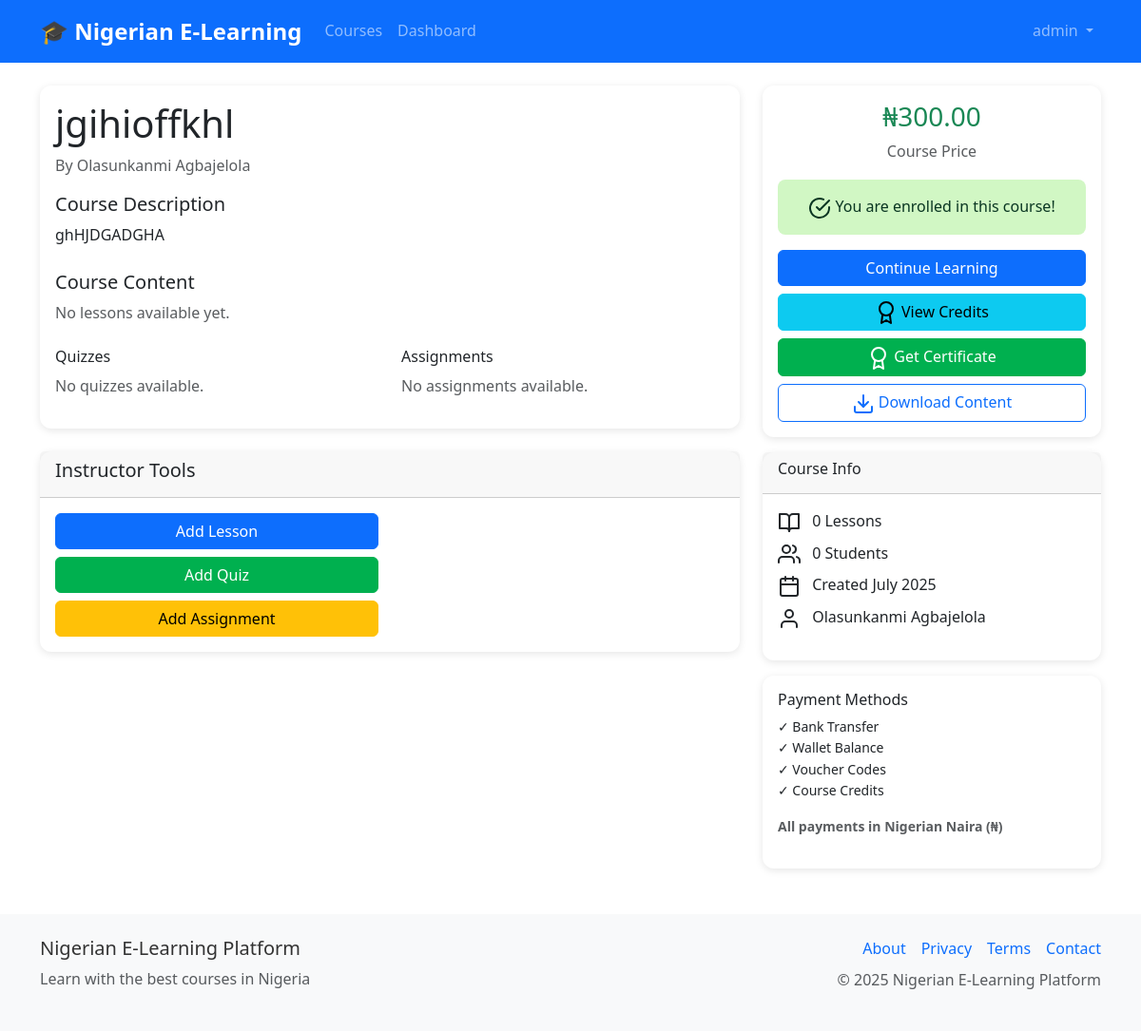
Page /courses/1 (signed in) on the committed database.
### models.py (models this page shows, shortened)
class User(UserMixin, db.Model):
    id = db.Column(db.Integer, primary_key=True)
    username = db.Column(db.String(80), unique=True, nullable=False)
    email = db.Column(db.String(120), unique=True, nullable=False)
    password_hash = db.Column(db.String(256), nullable=False)
    role = db.Column(db.String(20), nullable=False, default='student')  # admin, instructor, tutor, student
    first_name = db.Column(db.String(50))
    last_name = db.Column(db.String(50))
    active = db.Column(db.Boolean, default=True)
    banned = db.Column(db.Boolean, default=False)
    ban_reason = db.Column(db.Text)
    email_verified = db.Column(db.Boolean, default=False)
    verification_token = db.Column(db.String(100))
    password_reset_token = db.Column(db.String(100))
    password_reset_expires = db.Column(db.DateTime)
    email_verification_token = db.Column(db.String(100))
    email_verification_expires = db.Column(db.DateTime)
    premium_user = db.Column(db.Boolean, default=False)
    instructor_verified = db.Column(db.Boolean, default=False)
    badge_level = db.Column(db.String(20), default='basic')  # basic, bronze, silver, gold, premium
    wallet_balance = db.Column(db.Float, default=0.0)
    course_credits = db.Column(db.Integer, default=0)
    created_at = db.Column(db.DateTime, default=datetime.utcnow)
    last_login = db.Column(db.DateTime)
    courses_created = db.relationship('Course', foreign_keys='Course.instructor_id', backref='instructor', lazy='dynamic')
    enrollments = db.relationship('Enrollment', backref='student', lazy='dynamic')
    payments = db.relationship('Payment', backref='user', lazy='dynamic')
    wallet_transactions = db.relationship('WalletTransaction', backref='user', lazy='dynamic')
    quiz_attempts = db.relationship('QuizAttempt', backref='user', lazy='dynamic')
    assignment_submissions = db.relationship('AssignmentSubmission', backref='user', lazy='dynamic')
    course_credits = db.relationship('CourseCredit', backref='student_credit', lazy='dynamic')
    withdrawal_requests = db.relationship('WithdrawalRequest', foreign_keys='WithdrawalRequest.tutor_id', backref='tutor', lazy='dynamic')
    def can_access_course(self, course):
        if self.role in ['admin', 'instructor', 'tutor']:
            return True

class Course(db.Model):
    id = db.Column(db.Integer, primary_key=True)
    title = db.Column(db.String(200), nullable=False)
    description = db.Column(db.Text)
    price = db.Column(db.Float, nullable=False, default=0.0)
    instructor_id = db.Column(db.Integer, db.ForeignKey('user.id'), nullable=False)
    is_active = db.Column(db.Boolean, default=True)
    approval_status = db.Column(db.String(20), default='pending')  # pending, approved, rejected
    approved_by = db.Column(db.Integer, db.ForeignKey('user.id'))  # admin who approved
    approved_at = db.Column(db.DateTime)
    rejection_reason = db.Column(db.Text)
    min_credits_for_certificate = db.Column(db.Integer, default=70)  # Minimum credits needed for certificate
    total_available_credits = db.Column(db.Integer, default=100)     # Total credits available in course
    created_at = db.Column(db.DateTime, default=datetime.utcnow)
    updated_at = db.Column(db.DateTime, default=datetime.utcnow, onupdate=datetime.utcnow)
    lessons = db.relationship('Lesson', backref='course', lazy='dynamic', cascade='all, delete-orphan')
    enrollments = db.relationship('Enrollment', backref='course', lazy='dynamic', cascade='all, delete-orphan')
    quizzes = db.relationship('Quiz', backref='course', lazy='dynamic', cascade='all, delete-orphan')
    assignments = db.relationship('Assignment', backref='course', lazy='dynamic', cascade='all, delete-orphan')
    course_credits = db.relationship('CourseCredit', backref='course', lazy='dynamic', cascade='all, delete-orphan')
    course_vouchers = db.relationship('Voucher', foreign_keys='Voucher.course_id', backref='course', lazy='dynamic', cascade='all, delete-orphan')

### routes.py (the view)
@app.route('/courses/<int:course_id>')
def course_detail(course_id):
    course = Course.query.get_or_404(course_id)
    if not current_user.is_authenticated or current_user.role not in ['admin', 'instructor', 'tutor']:
        if course.approval_status != 'approved':
            flash('Course not available', 'danger')
            return redirect(url_for('courses'))
    elif current_user.role == 'tutor' and course.instructor_id != current_user.id and course.approval_status != 'approved':
        flash('Course not available', 'danger')
        return redirect(url_for('courses'))
    user_enrolled = False
    if current_user.is_authenticated:
        user_enrolled = current_user.can_access_course(course)
    return render_template('courses/detail.html', course=course, user_enrolled=user_enrolled)

### templates/courses/detail.html (shortened to what this page needs)
{% extends "base.html" %}
{% block content %}
<div class="row">
    <div class="col-lg-8">
        <div class="card">
            <div class="card-body">
                <h1>{{ course.title }}</h1>
                <p class="text-muted mb-3">By {{ course.instructor.first_name }} {{ course.instructor.last_name }}</p>
                {% if course.description %}
                <div class="mb-4">
                    <h5>Course Description</h5>
                    <p>{{ course.description|safe }}</p>
                </div>
                {% endif %}
                <div class="mb-4">
                    <h5>Course Content</h5>
                    {% set lessons = course.lessons.order_by('order').all() %}
                    {% if lessons %}
                    <div class="list-group">
                        {% for lesson in lessons %}
                        <div class="list-group-item d-flex justify-content-between align-items-center">
                            <div>
                                <h6 class="mb-1">{{ lesson.title }}</h6>
                                <small class="text-muted">
                                    {% if lesson.content_type == 'text' %}
                                    <i data-feather="file-text"></i> Text Content
                                    {% elif lesson.content_type == 'pdf' %}
                                    <i data-feather="file"></i> PDF Document
                                    {% elif lesson.content_type == 'video' %}
                                    <i data-feather="play-circle"></i> Video
                                    {% endif %}
                                </small>
                            </div>
                            {% if user_enrolled %}
                            <a href="{{ url_for('view_lesson', lesson_id=lesson.id) }}" class="btn btn-sm btn-outline-primary">View</a>
                            {% else %}
                            <i data-feather="lock" class="text-muted"></i>
                            {% endif %}
                        </div>
                        {% endfor %}
                    </div>
                    {% else %}
                    <p class="text-muted">No lessons available yet.</p>
                    {% endif %}
                </div>
                {% if user_enrolled %}
                <div class="row">
                    <div class="col-md-6">
                        <h6>Quizzes</h6>
                        {% set quizzes = course.quizzes.filter_by(is_active=True).all() %}
                        {% if quizzes %}
                        <ul class="list-unstyled">
                            {% for quiz in quizzes %}
                            <li class="mb-2">
                                <a href="{{ url_for('take_quiz', quiz_id=quiz.id) }}">{{ quiz.title }}</a>
                                <small class="text-muted d-block">{{ quiz.time_limit }} minutes</small>
                            </li>
                            {% endfor %}
                        </ul>
                        {% else %}
                        <p class="text-muted">No quizzes available.</p>
                        {% endif %}
                    </div>
                    <div class="col-md-6">
                        <h6>Assignments</h6>
                        {% set assignments = course.assignments.filter_by(is_active=True).all() %}
                        {% if assignments %}
                        <ul class="list-unstyled">
                            {% for assignment in assignments %}
                            <li class="mb-2">
                                <a href="{{ url_for('submit_assignment', assignment_id=assignment.id) }}">{{ assignment.title }}</a>
                                {% if assignment.due_date %}
                                <small class="text-muted d-block">Due: {{ assignment.due_date.strftime('%Y-%m-%d') }}</small>
                                {% endif %}
                            </li>
                            {% endfor %}
                        </ul>
                        {% else %}
                        <p class="text-muted">No assignments available.</p>
                        {% endif %}
                    </div>
                </div>
                {% endif %}
            </div>
        </div>
        {% if current_user.is_authenticated and (current_user.role == 'admin' or current_user.id == course.instructor_id) %}
        <div class="card mt-4">
            <div class="card-header">
                <h5>Instructor Tools</h5>
            </div>
            <div class="card-body">
                <div class="row">
                    <div class="col-md-6">
                        <div class="d-grid gap-2">
                            <a href="{{ url_for('create_lesson', course_id=course.id) }}" class="btn btn-primary">Add Lesson</a>
                            <a href="{{ url_for('create_quiz', course_id=course.id) }}" class="btn btn-success">Add Quiz</a>
                            <a href="{{ url_for('create_assignment', course_id=course.id) }}" class="btn btn-warning">Add Assignment</a>
                        </div>
                    </div>
                </div>
            </div>
        </div>
        {% endif %}
    </div>
    <div class="col-lg-4">
        <div class="card">
            <div class="card-body text-center">
                <h3 class="text-success">{{ course.price|currency }}</h3>
                <p class="text-muted">Course Price</p>
                {% if current_user.is_authenticated %}
                    {% if user_enrolled %}
                    <div class="alert alert-success">
                        <i data-feather="check-circle"></i>
                        You are enrolled in this course!
                    </div>
                    <div class="d-grid gap-2">
                        <a href="#lessons" class="btn btn-primary">Continue Learning</a>
                        <a href="{{ url_for('course_credits', course_id=course.id) }}" class="btn btn-info">
                            <i data-feather="award" class="me-1"></i>View Credits
                        </a>
                        <a href="{{ url_for('get_course_certificate', course_id=course.id) }}" class="btn btn-success">
                            <i data-feather="award" class="me-1"></i>Get Certificate
                        </a>
                        {% if settings and settings.allow_content_download %}
                        <a href="{{ url_for('download_course_content', course_id=course.id) }}"
                           class="btn btn-outline-primary"
                           data-action="download" data-file-name="course_{{ course.id }}_content.zip">
                            <i data-feather="download" class="me-1"></i>Download Content
                        </a>
                        {% endif %}
                    </div>
                    {% endif %}
                {% else %}
                <p class="text-muted mb-3">Please log in to enroll</p>
                <div class="d-grid gap-2">
                    <a href="{{ url_for('login') }}" class="btn btn-primary">Login</a>
                    <a href="{{ url_for('register') }}" class="btn btn-outline-primary">Register</a>
                </div>
                {% endif %}
            </div>
        </div>
        <div class="card mt-3">
            <div class="card-header">
                <h6>Course Info</h6>
            </div>
            <div class="card-body">
                <ul class="list-unstyled">
                    <li class="mb-2">
                        <i data-feather="book-open" class="me-2"></i>
                        {{ course.lessons.count() }} Lessons
                    </li>
                    <li class="mb-2">
                        <i data-feather="users" class="me-2"></i>
                        {{ course.enrollments.filter_by(status='approved').count() }} Students
                    </li>
                    <li class="mb-2">
                        <i data-feather="calendar" class="me-2"></i>
                        Created {{ course.created_at.strftime('%B %Y') }}
                    </li>
                    <li class="mb-2">
                        <i data-feather="user" class="me-2"></i>
                        {{ course.instructor.first_name }} {{ course.instructor.last_name }}
                    </li>
                </ul>
            </div>
        </div>
        <div class="card mt-3">
            <div class="card-body">
                <h6>Payment Methods</h6>
                <ul class="list-unstyled small">
                    <li>✓ Bank Transfer</li>
                    <li>✓ Wallet Balance</li>
                    <li>✓ Voucher Codes</li>
                    <li>✓ Course Credits</li>
                </ul>
                <p class="small text-muted"><strong>All payments in Nigerian Naira (₦)</strong></p>
            </div>
        </div>
    </div>
</div>
{% endblock %}

### templates/base.html (shortened to what this page needs)
<!DOCTYPE html>
<html lang="en">
<head>
    <link href="https://cdn.jsdelivr.net/npm/bootstrap@5.3.0/dist/css/bootstrap.min.css" rel="stylesheet">
    <link href="https://cdn.jsdelivr.net/npm/feather-icons@4.28.0/dist/feather.min.css" rel="stylesheet">
    <link href="{{ url_for('static', filename='css/style.css') }}" rel="stylesheet">
</head>
<body>
    <nav class="navbar navbar-expand-lg navbar-dark bg-primary">
        <div class="container">
            <a class="navbar-brand" href="{{ url_for('index') }}">
                <strong>🎓 Nigerian E-Learning</strong>
            </a>
            <div class="collapse navbar-collapse" id="navbarNav">
                <ul class="navbar-nav me-auto">
                    <li class="nav-item">
                        <a class="nav-link" href="{{ url_for('courses') }}">Courses</a>
                    </li>
                    {% if current_user.is_authenticated %}
                    <li class="nav-item">
                        <a class="nav-link" href="{{ url_for('dashboard') }}">Dashboard</a>
                    </li>
                    {% endif %}
                </ul>
                <ul class="navbar-nav">
                    {% if current_user.is_authenticated %}
                    <li class="nav-item dropdown">
                        <a class="nav-link dropdown-toggle" href="#" role="button" data-bs-toggle="dropdown">
                            {{ current_user.username }}
                        </a>
                    </li>
                    {% endif %}
                </ul>
            </div>
        </div>
    </nav>
    <main class="container my-4">
        {% block content %}{% endblock %}
    </main>
    <footer class="bg-light mt-5 py-4">
        <div class="container">
            <div class="row">
                <div class="col-md-6">
                    <h5>Nigerian E-Learning Platform</h5>
                    <p class="text-muted">Learn with the best courses in Nigeria</p>
                </div>
                <div class="col-md-6 text-md-end">
                    <div class="d-flex justify-content-md-end justify-content-center gap-3 mb-2">
                        <a href="#" class="text-decoration-none">About</a>
                        <a href="#" class="text-decoration-none">Privacy</a>
                        <a href="#" class="text-decoration-none">Terms</a>
                        <a href="#" class="text-decoration-none">Contact</a>
                    </div>
                    <p class="text-muted">© 2025 Nigerian E-Learning Platform</p>
                </div>
            </div>
        </div>
    </footer>
</body>
</html>

### rows in the picture
User: username "admin"
Course: title "jgihioffkhl", description "ghHJDGADGHA", price "₦300.00", created_at "July 2025"
User: instructor.first_name "Olasunkanmi", instructor.last_name "Agbajelola"

### other values in the picture
{{ course.lessons.count() }} "0"
{{ course.enrollments.filter_by(status='approved').count() }} "0"
